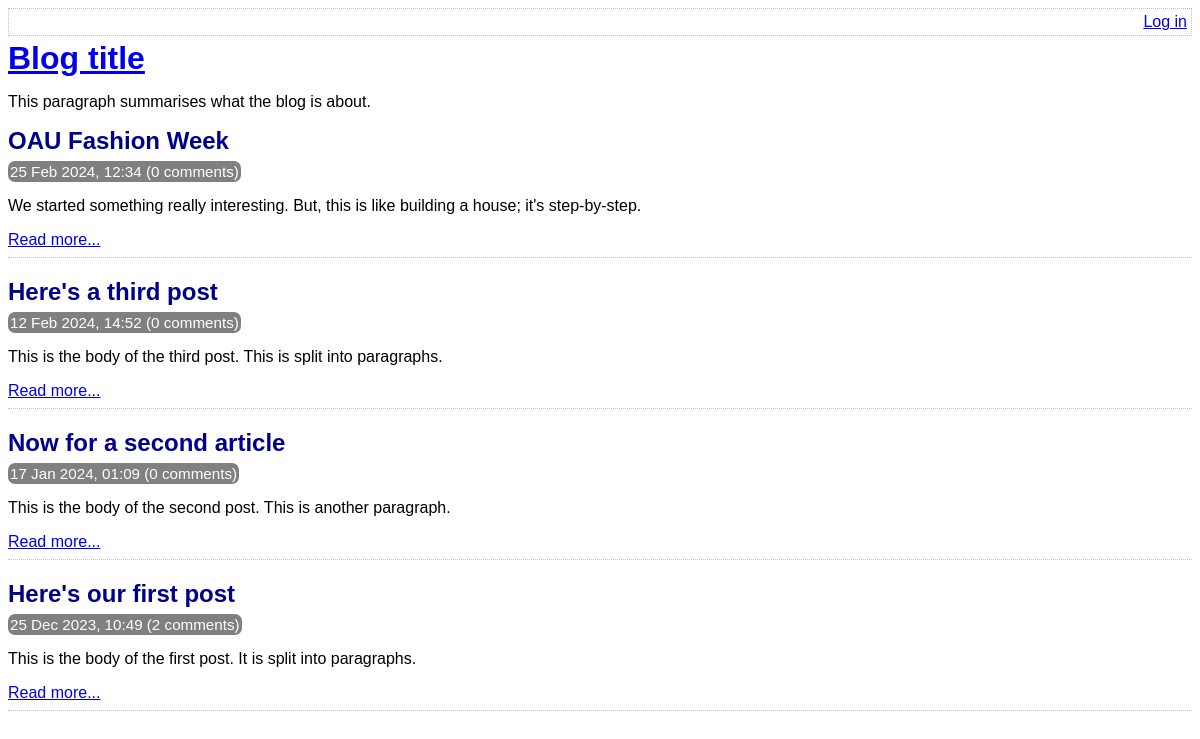
Before: / with the older database file.
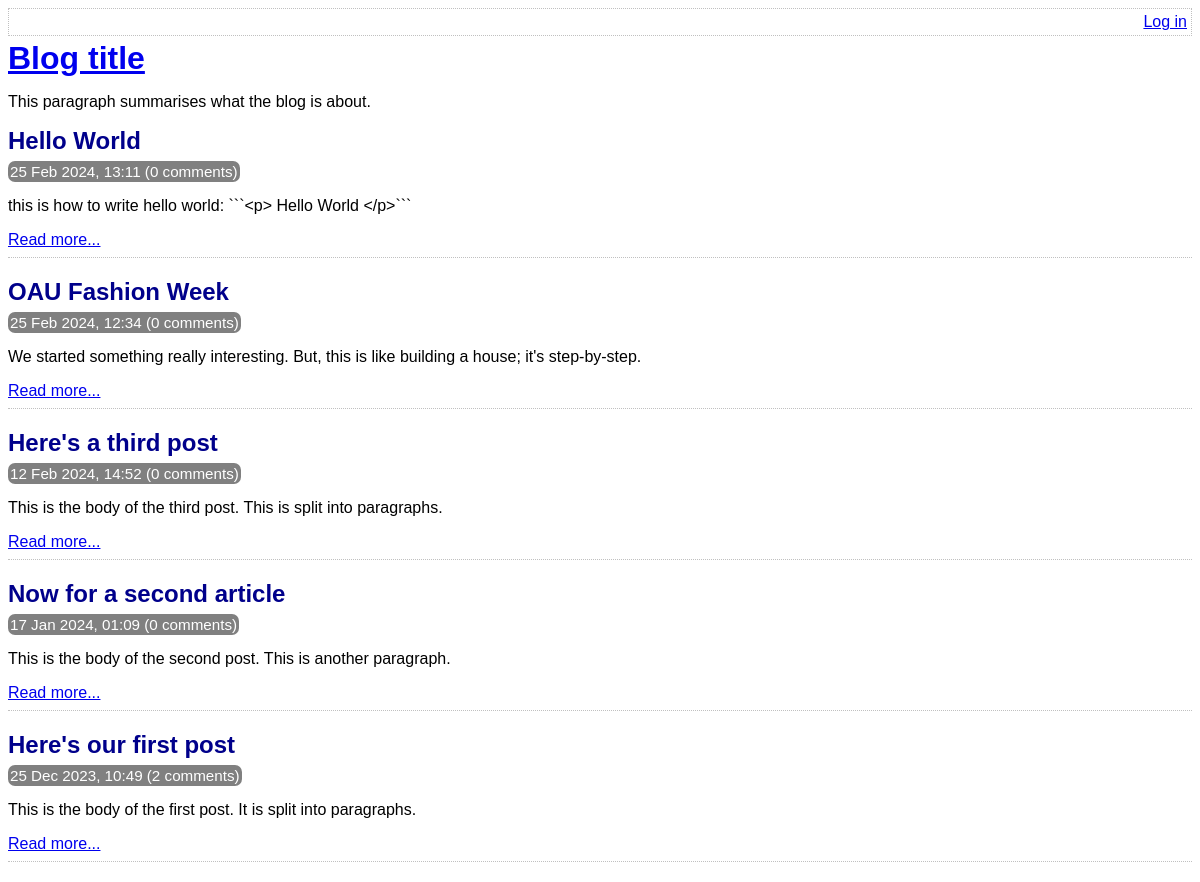
After: the same page with the newer database file.
### tables this page shows
CREATE TABLE post (
	id INTEGER PRIMARY KEY AUTOINCREMENT NOT NULL,
	title VARCHAR NOT NULL,
	body VARCHAR NOT NULL,
	user_id INTEGER NOT NULL,
	created_at VARCHAR NOT NULL,
	updated_at VARCHAR,
	FOREIGN KEY (user_id) REFERENCES user(id)
);

### lib/common.php (called while the page is built, shortened)
<?php
function htmlEscape($html)
{
    return htmlspecialchars($html, ENT_HTML5, 'UTF-8');
}
function convertSqlDate($sqlDate)
{
    $date = DateTime::createFromFormat('Y-m-d H:i:s', $sqlDate);
    return $date->format('d M Y, H:i');
}
function getAllPosts(PDO $pdo)
{
    $stmt = $pdo->query(
        'SELECT
            id, title, created_at, body
        FROM
            post
        ORDER BY
            created_at DESC'
    );
    return $stmt->fetchAll(PDO::FETCH_ASSOC);
}
function countCommentsForPost(PDO $pdo, $postId)
{
    $sql = "
        SELECT
            COUNT(*) c
        FROM
            comment
        WHERE
            post_id = :post_id
    ";
    $stmt = $pdo->prepare($sql);
    $stmt->execute(
        array('post_id' => $postId, )
    );
    return (int) $stmt->fetchColumn();
}
function isLoggedIn()
{
    return isset($_SESSION['logged_in_username']);
}

### index.php (the view, shortened to what this page needs)
<?php
require_once 'lib/common.php';
$pdo = getPDO();
$posts = getAllPosts($pdo);
?>
<!DOCTYPE html>
<html>
    <head>
        <?php require 'templates/head.php' ?>
    </head>
    <body>
        <?php require 'templates/title.php' ?>
        <div class="post-list">
            <?php foreach ($posts as $post): ?>
                <div class="post-synopsis">
                    <h2>
                        <?php echo htmlEscape($post['title']) ?>
                    </h2>
                    <div class="meta">
                        <?php echo convertSqlDate($post['created_at']) ?>
                        (<?php echo countCommentsForPost($pdo, $post['id']) ?> comments)
                    </div>
                    <p>
                        <?php echo htmlEscape($post['body']) ?>
                    </p>
                    <div class="post-controls">
                        <a
                            href="view-post.php?post_id=<?php echo $post['id'] ?>"
                        >Read more...</a>
                    </div>
                </div>
            <?php endforeach ?>
        </div>
    </body>
</html>

### templates/head.php (shortened to what this page needs)
<link rel="stylesheet" type="text/css" href="assets/main.css" />

### templates/top-menu.php
<div class="top-menu">
    <div class="menu-options">
        <?php if (isLoggedIn()): ?>
            <a href="list-posts.php">All posts</a>
            |
            <a href="edit-post.php">New post</a>
            |
            Hello <?php echo htmlEscape(getAuthUser()) ?>.
            <a href="logout.php">Log out</a>
        <?php else: ?>
            <a href="login.php">Log in</a>
        <?php endif ?>
    </div>
</div>

### templates/title.php
<?php require 'top-menu.php' ?>
<a href="index.php">
    <h1>Blog title</h1>
</a>
<p>This paragraph summarises what the blog is about.</p>

### assets/main.css (style rules this page uses)
.top-menu { border: 1px dotted silver; min-height: 18px; padding: 4px; margin-bottom: 4px; }
.menu-options { float: right; }
h1, h2, h3 { margin-top: 0; margin-bottom: 8px; }
body { font-family: sans-serif; }
.post-synopsis { padding-bottom: 8px; border-bottom: 1px dotted silver; margin-bottom: 20px; }
.post-synopsis h2, .post h2 { color: darkblue; }
.post .date, .post-synopsis .meta { color: white; background-color: grey; border-radius: 7px; padding: 2px; display: inline; font-size: 0.95em; }

Changed rows visible on the page:
added post: title "Hello World", created_at "25 Feb 2024, 13:11", id "0", body "this is how to write hello world: ```<p> Hello World </p>```"
